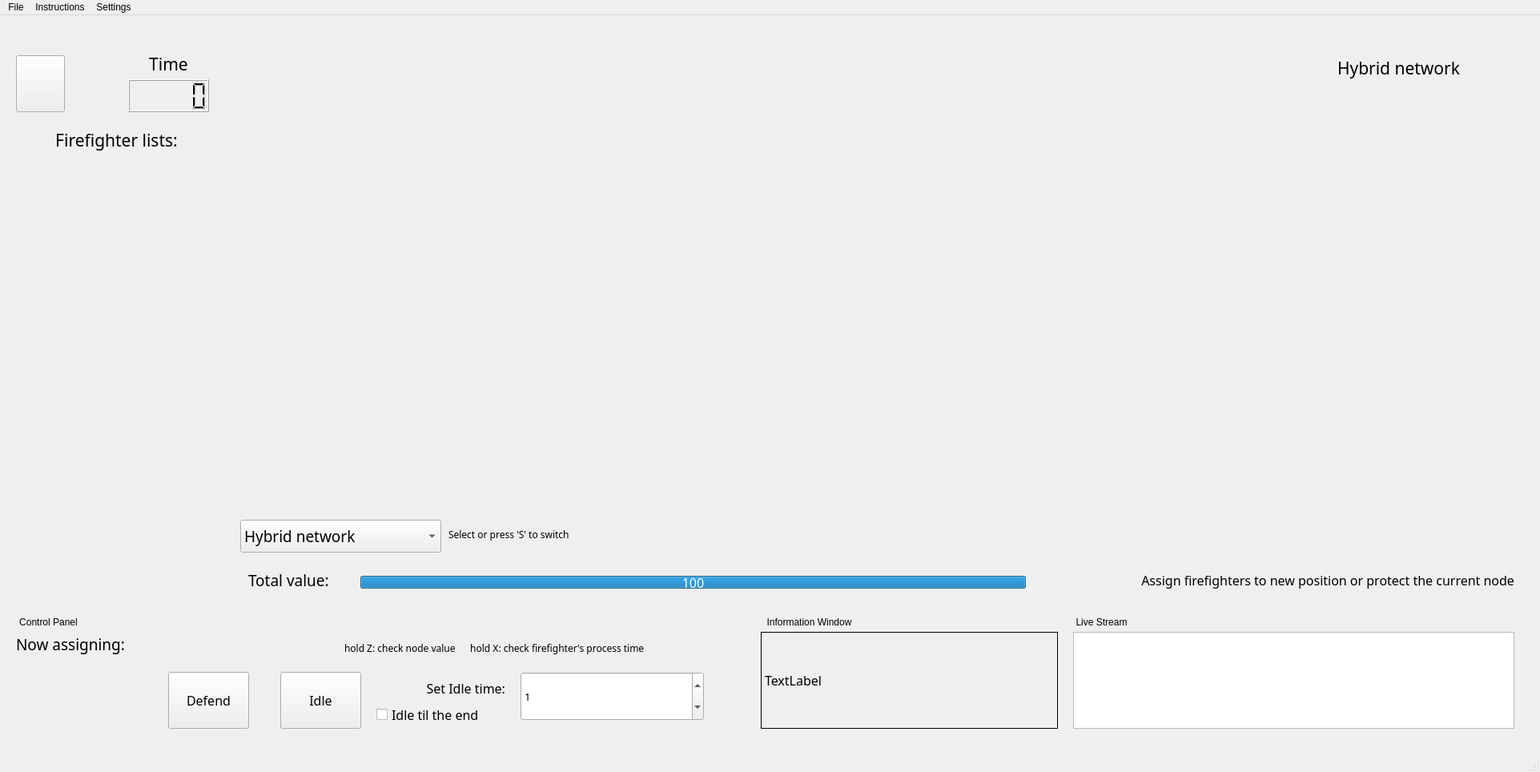
<?xml version="1.0" encoding="UTF-8"?>
<ui version="4.0">
 <class>MainWindow</class>
 <widget class="QMainWindow" name="MainWindow">
  <property name="geometry">
   <rect>
    <x>0</x>
    <y>0</y>
    <width>1923</width>
    <height>964</height>
   </rect>
  </property>
  <property name="windowTitle">
   <string>Firefighter Problem Simulation</string>
  </property>
  <widget class="QWidget" name="centralwidget">
   <property name="contextMenuPolicy">
    <enum>Qt::ActionsContextMenu</enum>
   </property>
   <widget class="QLabel" name="descriptionLabel">
    <property name="geometry">
     <rect>
      <x>-1200</x>
      <y>240</y>
      <width>1091</width>
      <height>61</height>
     </rect>
    </property>
    <property name="font">
     <font>
      <family>Arial Rounded MT Bold</family>
      <pointsize>16</pointsize>
     </font>
    </property>
    <property name="styleSheet">
     <string notr="true">background-color: qlineargradient(spread:pad, x1:0, y1:0, x2:1, y2:0, stop:0 rgba(255, 178, 102, 255), stop:0.55 rgba(235, 148, 61, 255), stop:0.98 rgba(0, 0, 0, 255), stop:1 rgba(0, 0, 0, 0));</string>
    </property>
    <property name="text">
     <string>TextLabel</string>
    </property>
    <property name="alignment">
     <set>Qt::AlignCenter</set>
    </property>
   </widget>
   <widget class="QWidget" name="gamewidget" native="true">
    <property name="geometry">
     <rect>
      <x>290</x>
      <y>10</y>
      <width>1611</width>
      <height>731</height>
     </rect>
    </property>
    <property name="autoFillBackground">
     <bool>false</bool>
    </property>
    <widget class="QLabel" name="networkLabel">
     <property name="geometry">
      <rect>
       <x>1380</x>
       <y>20</y>
       <width>211</width>
       <height>71</height>
      </rect>
     </property>
     <property name="font">
      <font>
       <family>Arial Rounded MT Bold</family>
       <pointsize>16</pointsize>
      </font>
     </property>
     <property name="text">
      <string>Hybrid network</string>
     </property>
     <property name="wordWrap">
      <bool>false</bool>
     </property>
     <property name="margin">
      <number>0</number>
     </property>
    </widget>
    <widget class="QLabel" name="label_background">
     <property name="geometry">
      <rect>
       <x>0</x>
       <y>-30</y>
       <width>1611</width>
       <height>761</height>
      </rect>
     </property>
     <property name="text">
      <string/>
     </property>
    </widget>
    <widget class="QWidget" name="widget_progress" native="true">
     <property name="geometry">
      <rect>
       <x>10</x>
       <y>670</y>
       <width>1591</width>
       <height>51</height>
      </rect>
     </property>
     <widget class="QLabel" name="label_4">
      <property name="geometry">
       <rect>
        <x>970</x>
        <y>10</y>
        <width>621</width>
        <height>31</height>
       </rect>
      </property>
      <property name="font">
       <font>
        <family>Arial Rounded MT Bold</family>
        <pointsize>12</pointsize>
       </font>
      </property>
      <property name="text">
       <string>Assign firefighters to new position or protect the current node</string>
      </property>
      <property name="alignment">
       <set>Qt::AlignRight|Qt::AlignTrailing|Qt::AlignVCenter</set>
      </property>
     </widget>
     <widget class="QLabel" name="label">
      <property name="geometry">
       <rect>
        <x>10</x>
        <y>10</y>
        <width>141</width>
        <height>31</height>
       </rect>
      </property>
      <property name="font">
       <font>
        <family>Arial Rounded MT Bold</family>
        <pointsize>14</pointsize>
       </font>
      </property>
      <property name="text">
       <string>Total value: </string>
      </property>
     </widget>
     <widget class="QProgressBar" name="progressBar">
      <property name="geometry">
       <rect>
        <x>150</x>
        <y>20</y>
        <width>831</width>
        <height>16</height>
       </rect>
      </property>
      <property name="font">
       <font>
        <family>Arial Rounded MT Bold</family>
        <pointsize>12</pointsize>
       </font>
      </property>
      <property name="maximum">
       <number>100</number>
      </property>
      <property name="value">
       <number>100</number>
      </property>
      <property name="invertedAppearance">
       <bool>false</bool>
      </property>
      <property name="format">
       <string>%v</string>
      </property>
     </widget>
    </widget>
    <widget class="QComboBox" name="comboBox_network">
     <property name="geometry">
      <rect>
       <x>10</x>
       <y>620</y>
       <width>251</width>
       <height>41</height>
      </rect>
     </property>
     <property name="font">
      <font>
       <family>Arial Rounded MT Bold</family>
       <pointsize>14</pointsize>
       <italic>false</italic>
       <underline>false</underline>
       <strikeout>false</strikeout>
      </font>
     </property>
     <item>
      <property name="text">
       <string>Hybrid network</string>
      </property>
     </item>
     <item>
      <property name="text">
       <string>Fire network</string>
      </property>
     </item>
     <item>
      <property name="text">
       <string>FF network</string>
      </property>
     </item>
    </widget>
    <widget class="QLabel" name="label_14">
     <property name="geometry">
      <rect>
       <x>270</x>
       <y>630</y>
       <width>211</width>
       <height>16</height>
      </rect>
     </property>
     <property name="font">
      <font>
       <family>Arial Rounded MT Bold</family>
      </font>
     </property>
     <property name="text">
      <string>&lt;html&gt;&lt;head/&gt;&lt;body&gt;&lt;p&gt; Select or press 'S' to switch&lt;/p&gt;&lt;/body&gt;&lt;/html&gt;</string>
     </property>
    </widget>
    <widget class="QLabel" name="selectedFFlabel">
     <property name="geometry">
      <rect>
       <x>-40</x>
       <y>240</y>
       <width>131</width>
       <height>71</height>
      </rect>
     </property>
     <property name="text">
      <string/>
     </property>
     <property name="pixmap">
      <pixmap>image/left_arrow.png</pixmap>
     </property>
     <property name="scaledContents">
      <bool>true</bool>
     </property>
    </widget>
    <zorder>label_background</zorder>
    <zorder>networkLabel</zorder>
    <zorder>widget_progress</zorder>
    <zorder>comboBox_network</zorder>
    <zorder>label_14</zorder>
    <zorder>selectedFFlabel</zorder>
   </widget>
   <widget class="QWidget" name="widget_downbar" native="true">
    <property name="geometry">
     <rect>
      <x>10</x>
      <y>750</y>
      <width>921</width>
      <height>151</height>
     </rect>
    </property>
    <widget class="QLabel" name="label_7">
     <property name="geometry">
      <rect>
       <x>10</x>
       <y>20</y>
       <width>181</width>
       <height>31</height>
      </rect>
     </property>
     <property name="font">
      <font>
       <family>Arial Rounded MT Bold</family>
       <pointsize>14</pointsize>
      </font>
     </property>
     <property name="text">
      <string>Now assigning:</string>
     </property>
    </widget>
    <widget class="QLabel" name="selectLabel">
     <property name="geometry">
      <rect>
       <x>40</x>
       <y>60</y>
       <width>121</width>
       <height>81</height>
      </rect>
     </property>
     <property name="text">
      <string/>
     </property>
    </widget>
    <widget class="QLabel" name="label_10">
     <property name="geometry">
      <rect>
       <x>420</x>
       <y>20</y>
       <width>511</width>
       <height>41</height>
      </rect>
     </property>
     <property name="font">
      <font>
       <family>Arial Rounded MT Bold</family>
      </font>
     </property>
     <property name="text">
      <string>&lt;html&gt;&lt;head/&gt;&lt;body&gt;&lt;p&gt;hold Z: check node value&amp;nbsp;&amp;nbsp;&amp;nbsp;&amp;nbsp;&amp;nbsp;&amp;nbsp;hold X: check firefighter's process time&lt;/p&gt;&lt;/body&gt;&lt;/html&gt;</string>
     </property>
    </widget>
    <widget class="QLabel" name="label_selectedFF">
     <property name="geometry">
      <rect>
       <x>190</x>
       <y>20</y>
       <width>221</width>
       <height>31</height>
      </rect>
     </property>
     <property name="font">
      <font>
       <family>Arial Rounded MT Bold</family>
       <pointsize>14</pointsize>
      </font>
     </property>
     <property name="text">
      <string/>
     </property>
    </widget>
    <widget class="QWidget" name="widget_3" native="true">
     <property name="geometry">
      <rect>
       <x>180</x>
       <y>60</y>
       <width>731</width>
       <height>91</height>
      </rect>
     </property>
     <widget class="QPushButton" name="defendButton">
      <property name="geometry">
       <rect>
        <x>20</x>
        <y>10</y>
        <width>101</width>
        <height>71</height>
       </rect>
      </property>
      <property name="font">
       <font>
        <family>Arial Rounded MT Bold</family>
        <pointsize>12</pointsize>
       </font>
      </property>
      <property name="text">
       <string>Defend</string>
      </property>
     </widget>
     <widget class="QPushButton" name="idleButton">
      <property name="geometry">
       <rect>
        <x>160</x>
        <y>10</y>
        <width>101</width>
        <height>71</height>
       </rect>
      </property>
      <property name="font">
       <font>
        <family>Arial Rounded MT Bold</family>
        <pointsize>12</pointsize>
       </font>
      </property>
      <property name="text">
       <string>Idle</string>
      </property>
     </widget>
     <widget class="QLabel" name="label_8">
      <property name="geometry">
       <rect>
        <x>310</x>
        <y>10</y>
        <width>131</width>
        <height>41</height>
       </rect>
      </property>
      <property name="font">
       <font>
        <family>Arial Rounded MT Bold</family>
        <pointsize>12</pointsize>
       </font>
      </property>
      <property name="text">
       <string>Set Idle time:</string>
      </property>
      <property name="alignment">
       <set>Qt::AlignRight|Qt::AlignTrailing|Qt::AlignVCenter</set>
      </property>
     </widget>
     <widget class="QSpinBox" name="spinBox">
      <property name="geometry">
       <rect>
        <x>460</x>
        <y>10</y>
        <width>229</width>
        <height>61</height>
       </rect>
      </property>
      <property name="font">
       <font>
        <family>Arial Rounded MT Bold</family>
        <pointsize>10</pointsize>
       </font>
      </property>
      <property name="wrapping">
       <bool>true</bool>
      </property>
      <property name="minimum">
       <number>1</number>
      </property>
      <property name="value">
       <number>1</number>
      </property>
     </widget>
     <widget class="QCheckBox" name="checkBox">
      <property name="geometry">
       <rect>
        <x>280</x>
        <y>50</y>
        <width>171</width>
        <height>27</height>
       </rect>
      </property>
      <property name="font">
       <font>
        <family>Arial Rounded MT Bold</family>
        <pointsize>12</pointsize>
       </font>
      </property>
      <property name="text">
       <string>Idle til the end</string>
      </property>
      <property name="autoRepeat">
       <bool>false</bool>
      </property>
     </widget>
    </widget>
    <widget class="QLabel" name="label_11">
     <property name="geometry">
      <rect>
       <x>0</x>
       <y>0</y>
       <width>101</width>
       <height>16</height>
      </rect>
     </property>
     <property name="font">
      <font>
       <family>Arial</family>
       <pointsize>9</pointsize>
      </font>
     </property>
     <property name="text">
      <string>Control Panel</string>
     </property>
     <property name="alignment">
      <set>Qt::AlignCenter</set>
     </property>
    </widget>
   </widget>
   <widget class="QWidget" name="widget_leftbar" native="true">
    <property name="geometry">
     <rect>
      <x>0</x>
      <y>20</y>
      <width>291</width>
      <height>721</height>
     </rect>
    </property>
    <widget class="QWidget" name="verticalLayoutWidget_2">
     <property name="geometry">
      <rect>
       <x>10</x>
       <y>150</y>
       <width>281</width>
       <height>561</height>
      </rect>
     </property>
     <layout class="QVBoxLayout" name="verticalLayout"/>
    </widget>
    <widget class="QLabel" name="label_1">
     <property name="geometry">
      <rect>
       <x>0</x>
       <y>120</y>
       <width>291</width>
       <height>31</height>
      </rect>
     </property>
     <property name="font">
      <font>
       <family>Arial Rounded MT Bold</family>
       <pointsize>16</pointsize>
      </font>
     </property>
     <property name="mouseTracking">
      <bool>false</bool>
     </property>
     <property name="text">
      <string>Firefighter lists:</string>
     </property>
     <property name="alignment">
      <set>Qt::AlignCenter</set>
     </property>
    </widget>
    <widget class="QLCDNumber" name="lcd_time">
     <property name="geometry">
      <rect>
       <x>160</x>
       <y>60</y>
       <width>101</width>
       <height>41</height>
      </rect>
     </property>
    </widget>
    <widget class="QPushButton" name="button_menu">
     <property name="geometry">
      <rect>
       <x>20</x>
       <y>30</y>
       <width>61</width>
       <height>71</height>
      </rect>
     </property>
     <property name="toolTipDuration">
      <number>0</number>
     </property>
     <property name="layoutDirection">
      <enum>Qt::LeftToRight</enum>
     </property>
     <property name="text">
      <string/>
     </property>
     <property name="icon">
      <iconset>
       <normaloff>image/home.png</normaloff>image/home.png</iconset>
     </property>
     <property name="iconSize">
      <size>
       <width>50</width>
       <height>100</height>
      </size>
     </property>
     <property name="autoDefault">
      <bool>false</bool>
     </property>
    </widget>
    <widget class="QLabel" name="label_2">
     <property name="geometry">
      <rect>
       <x>160</x>
       <y>20</y>
       <width>101</width>
       <height>41</height>
      </rect>
     </property>
     <property name="font">
      <font>
       <family>Arial Rounded MT Bold</family>
       <pointsize>16</pointsize>
      </font>
     </property>
     <property name="mouseTracking">
      <bool>false</bool>
     </property>
     <property name="text">
      <string>Time</string>
     </property>
     <property name="alignment">
      <set>Qt::AlignCenter</set>
     </property>
    </widget>
   </widget>
   <widget class="QWidget" name="widget_downmiddle" native="true">
    <property name="geometry">
     <rect>
      <x>940</x>
      <y>750</y>
      <width>391</width>
      <height>151</height>
     </rect>
    </property>
    <widget class="QLabel" name="label_15">
     <property name="geometry">
      <rect>
       <x>0</x>
       <y>0</y>
       <width>141</width>
       <height>16</height>
      </rect>
     </property>
     <property name="font">
      <font>
       <family>Arial</family>
       <pointsize>9</pointsize>
      </font>
     </property>
     <property name="text">
      <string>Information Window</string>
     </property>
     <property name="alignment">
      <set>Qt::AlignCenter</set>
     </property>
    </widget>
    <widget class="QLabel" name="consoleLabel">
     <property name="geometry">
      <rect>
       <x>10</x>
       <y>20</y>
       <width>371</width>
       <height>121</height>
      </rect>
     </property>
     <property name="font">
      <font>
       <family>Arial Rounded MT Bold</family>
       <pointsize>12</pointsize>
      </font>
     </property>
     <property name="styleSheet">
      <string notr="true">border: 1px solid black;</string>
     </property>
     <property name="text">
      <string>TextLabel</string>
     </property>
     <property name="wordWrap">
      <bool>true</bool>
     </property>
    </widget>
   </widget>
   <widget class="QWidget" name="widget_downright" native="true">
    <property name="geometry">
     <rect>
      <x>1330</x>
      <y>750</y>
      <width>571</width>
      <height>151</height>
     </rect>
    </property>
    <widget class="QLabel" name="label_9">
     <property name="geometry">
      <rect>
       <x>0</x>
       <y>0</y>
       <width>91</width>
       <height>16</height>
      </rect>
     </property>
     <property name="font">
      <font>
       <family>Arial</family>
       <pointsize>9</pointsize>
      </font>
     </property>
     <property name="text">
      <string>Live Stream</string>
     </property>
     <property name="alignment">
      <set>Qt::AlignCenter</set>
     </property>
    </widget>
    <widget class="QListWidget" name="listWidget">
     <property name="geometry">
      <rect>
       <x>10</x>
       <y>20</y>
       <width>551</width>
       <height>121</height>
      </rect>
     </property>
    </widget>
   </widget>
  </widget>
  <widget class="QMenuBar" name="menubar">
   <property name="geometry">
    <rect>
     <x>0</x>
     <y>0</y>
     <width>1923</width>
     <height>25</height>
    </rect>
   </property>
   <property name="sizePolicy">
    <sizepolicy hsizetype="MinimumExpanding" vsizetype="Preferred">
     <horstretch>0</horstretch>
     <verstretch>0</verstretch>
    </sizepolicy>
   </property>
   <widget class="QMenu" name="menuinfromations">
    <property name="title">
     <string>Instructions</string>
    </property>
    <addaction name="actionProblem"/>
   </widget>
   <widget class="QMenu" name="menuFile">
    <property name="title">
     <string>File</string>
    </property>
    <addaction name="actionNew"/>
   </widget>
   <widget class="QMenu" name="menuSettings">
    <property name="title">
     <string>Settings</string>
    </property>
    <addaction name="actionAnimation"/>
   </widget>
   <addaction name="menuFile"/>
   <addaction name="menuinfromations"/>
   <addaction name="menuSettings"/>
  </widget>
  <widget class="QStatusBar" name="statusbar"/>
  <action name="actionProblem">
   <property name="text">
    <string>Problem description</string>
   </property>
  </action>
  <action name="actionAnimation">
   <property name="text">
    <string>Animation</string>
   </property>
  </action>
  <action name="actionNew">
   <property name="text">
    <string>New</string>
   </property>
  </action>
  <action name="actionControls">
   <property name="text">
    <string>Controls</string>
   </property>
  </action>
 </widget>
 <resources/>
 <connections/>
</ui>
